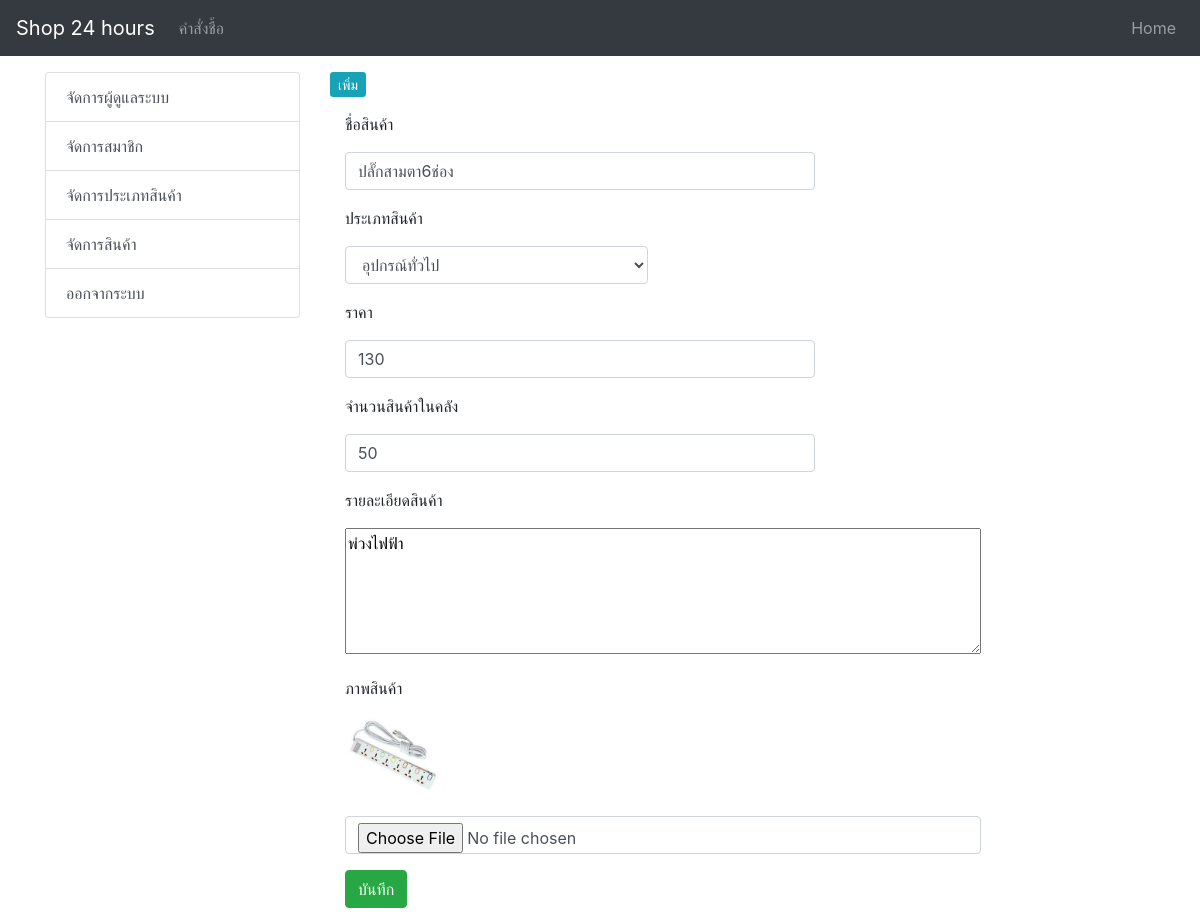
Page /Customer/admin/product.php?asd=edit&ID=6013 on the earlier database version.
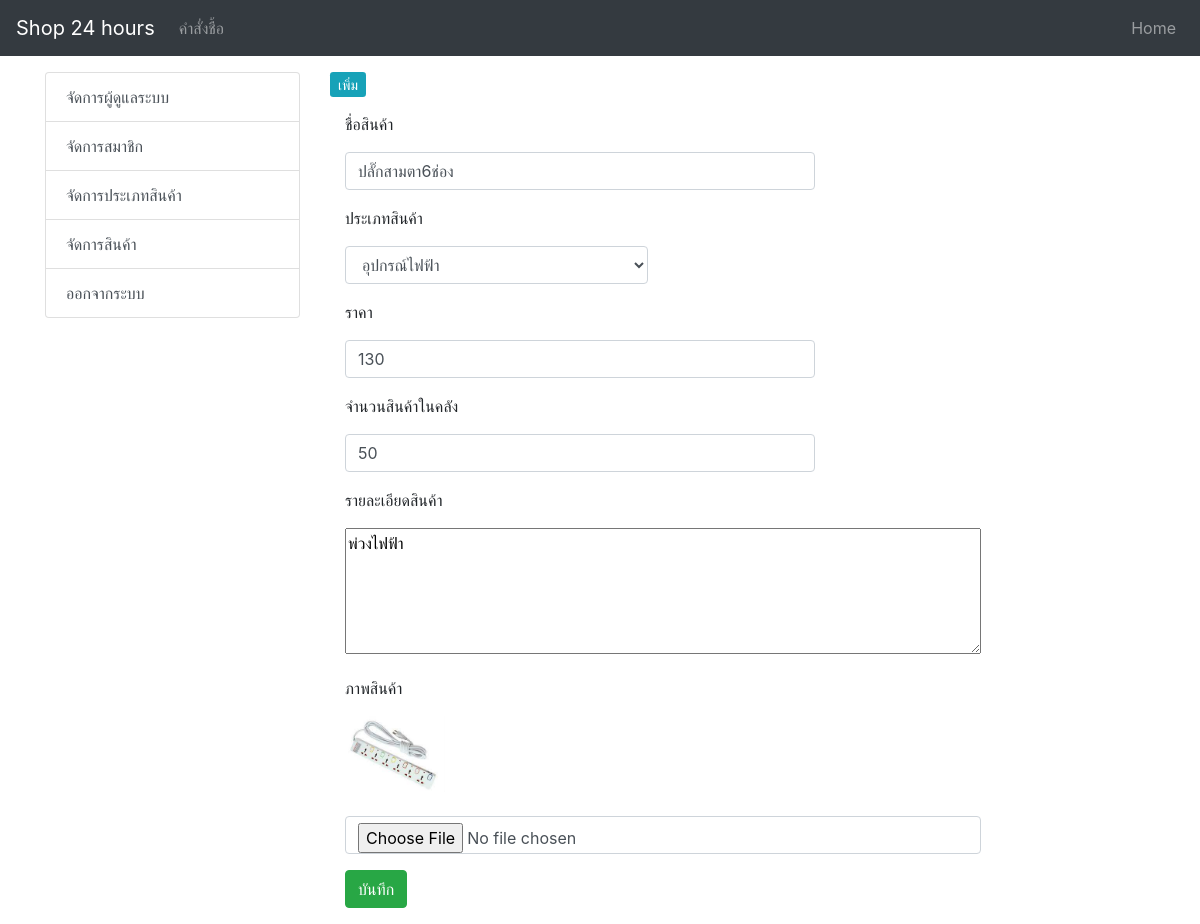
Same page on the later database version.
### tables this page shows
CREATE TABLE `tbl_product` (
  `p_id` int(11) NOT NULL,
  `p_name` varchar(200) NOT NULL,
  `type_id` int(11) NOT NULL,
  `p_detail` text NOT NULL,
  `p_img` varchar(200) NOT NULL,
  `datesave` timestamp NOT NULL DEFAULT current_timestamp(),
  `p_price` int(11) NOT NULL,
  `p_stock` int(11) NOT NULL
);

CREATE TABLE `tbl_type` (
  `type_id` int(11) NOT NULL,
  `type_name` varchar(100) NOT NULL
);

### Customer/admin/product_form_edit.php (the view, shortened to what this page needs)
<?php
include('member-connect.php');
$p_id = $_GET["ID"];
$sql = "SELECT * FROM tbl_product
INNER JOIN tbl_type ON tbl_product.type_id = tbl_type.type_id
WHERE tbl_product.p_id = '$p_id'
ORDER BY tbl_product.type_id ASC";
$result2 = mysqli_query($com, $sql) or die ("Error in query: $sql " . mysqli_error());
$row = $result2->fetch_assoc();
?>
<div class="container">
  <div class="row">
      <form action="product_form_edit_db.php" method="POST" enctype="multipart/form-data"  class="form-horizontal">
        <div class="form-group">
          <div class="col-sm-9">
            <p> ชื่อสินค้า</p>
            <input type="text"  name="p_name" class="form-control" required placeholder="ชื่อสินค้า" / value="<?php echo $row['p_name']; ?>">
          </div>
        </div>
         <div class="form-group">
          <div class="col-sm-6">
            <p> ประเภทสินค้า </p>
            <select name="type_id" class="form-control" required>
              <option value="<?php echo $row["type_id"];?>">
                <?php echo $row["type_name"]; ?>
              </option>
            </select>
          </div>
        </div>
        <div class="form-group">
          <div class="col-sm-9">
            <p>ราคา</p>
            <input type="text" name="price" class="form-control" required placeholder="ราคา" value="<?php echo $row['p_price']; ?>">
          </div>
        </div>
        <div class="form-group">
          <div class="col-sm-9">
            <p>จำนวนสินค้าในคลัง</p>
            <input type="text" name="stock" class="form-control" required placeholder="จำนวนสินค้า" value="<?php echo $row['p_stock']; ?>">
          </div>
        </div>
        <div class="form-group">
          <div class="col-sm-12">
            <p> รายละเอียดสินค้า </p>
             <textarea  name="p_detail" rows="5" cols="60"><?php echo $row['p_detail']; ?>
             </textarea>
          </div>
        </div>
            <div class="form-group">
          <div class="col-sm-12">
            <p> ภาพสินค้า </p>
            <img src="p_img/<?php echo $row['p_img'];?>" width="100px">
            <br>
            <br>
            <input type="file" name="p_img" id="p_img" class="form-control" />
          </div>
        </div>
        <div class="form-group">
          <div class="col-sm-12">
            <button type="submit" class="btn btn-success" name="btnadd"> บันทึก </button>
          </div>
        </div>
      </form>
    </div>
  </div>

Differences in the rows shown:
changed tbl_product "ปลั๊กสามตา6ช่อง": type_id "อุปกรณ์ทั่วไป" → "อุปกรณ์ไฟฟ้า"
